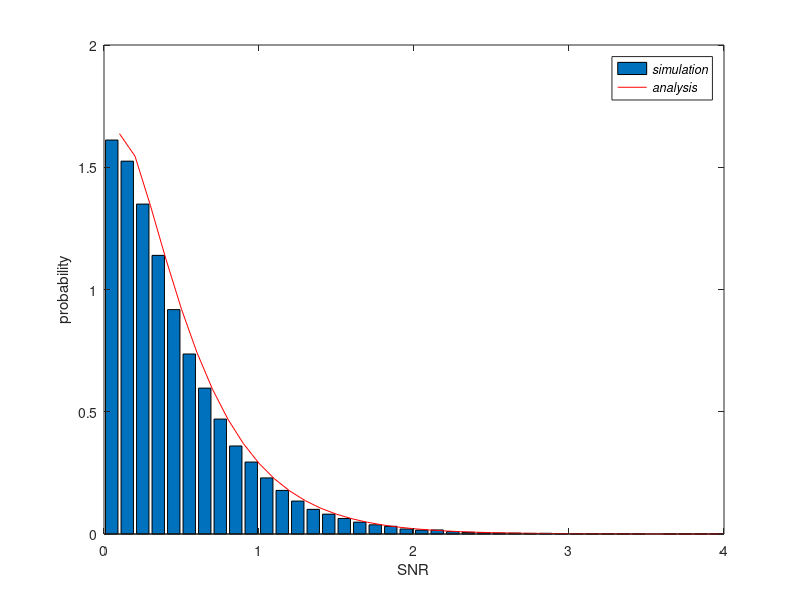
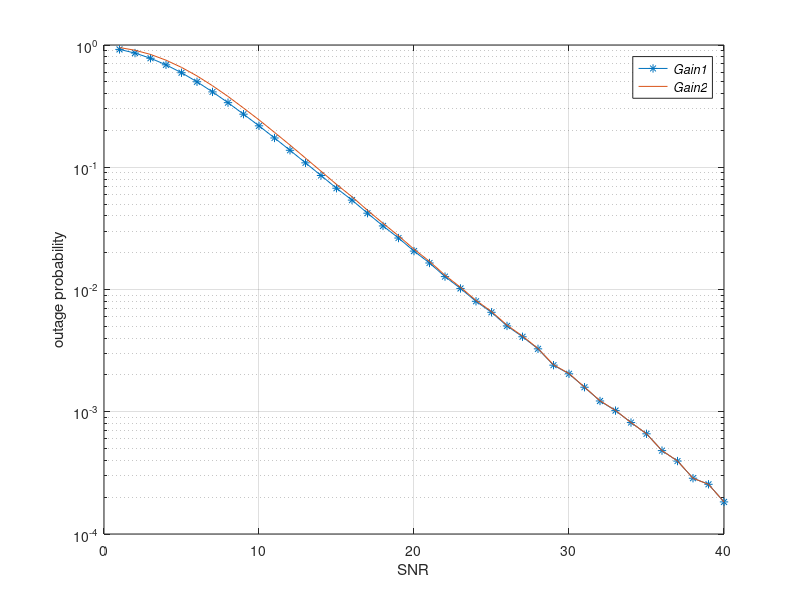
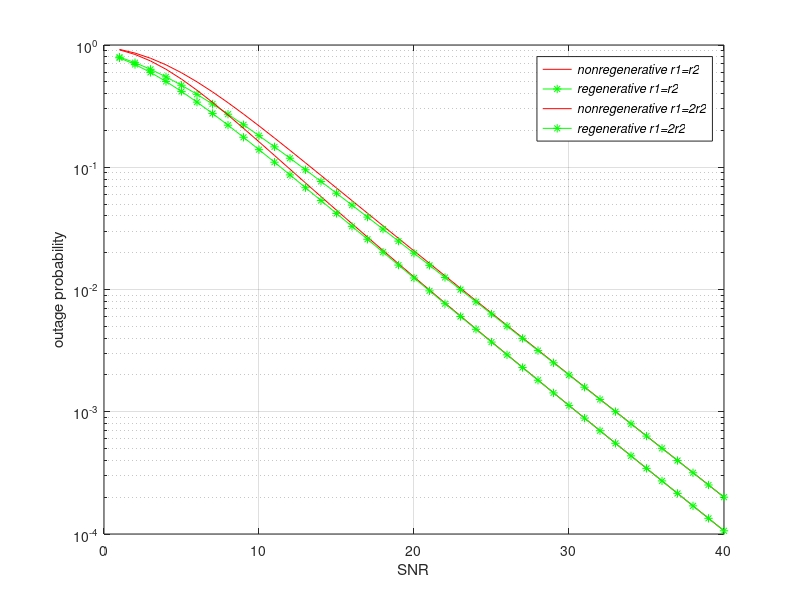

MATLAB code for these plots, in order:
%this is paper 4 code .
clc
clear all;
close all;

%%figure 2
% Monte Carlo simulation of two Exponential RVs
avg_y1=1;
avg_y2=2;
n_loop=100000;
MonteCarlo=[];
x=0.05:0.1:4-0.05;
y1=exprnd(avg_y1,[1 n_loop]);
y2=exprnd(avg_y2,[1 n_loop]);
y=y1.*y2./(y1+y2);
yy=y1.*y2./(y1+y2+1);
n=hist(y,x)./n_loop*10;
figure(1);
bar(x,n);
hold on
%贝塞尔函数
K1 = besselk(1,2*x./sqrt(avg_y1.*avg_y2));
K0 = besselk(0,2*x./sqrt(avg_y1.*avg_y2));
py=(2*x.*exp(-x.*(1/avg_y1+1/avg_y2))./(avg_y1.*avg_y2)).*((avg_y1+avg_y2)./sqrt(avg_y1.*avg_y2).*K1+2.*K0);
plot(x+0.05,py,'r');
legend('\itsimulation','\itanalysis');
ylabel('probability');
xlabel('SNR');

%%figure 3
% outage probability of two gains
yth=1;
for avg=1:40	%dB
	avg_y1=10^(avg/10);
	avg_y2=10^(avg/10);
	n_loop=1000000;
	y1=exprnd(avg_y1,[1 n_loop]);
	y2=exprnd(avg_y2,[1 n_loop]);
	y=y1.*y2./(y1+y2);
	yy=y1.*y2./(y1+y2+1);
	gain1(avg)=sum(y<yth)./n_loop;
	gain2(avg)=sum(yy<yth)./n_loop;
end 
figure(2),semilogy(gain1,'-*'),hold on;
semilogy(gain2,'-'),grid on;
legend('\itGain1','\itGain2');
ylabel('outage probability');
xlabel('SNR');

%%figure 4
yth=1;
for avg=1:40
	avg_y1=10^(avg/10);
	avg_y2=10^(avg/10);
	K1 = besselk(1,2*yth/sqrt(avg_y1*avg_y2));
	Poutnonregenerative(avg)=1-2*yth/sqrt(avg_y1*avg_y2)*K1*exp(-yth*(1/avg_y1+1/avg_y2));
	Poutregenerative(avg)=1-exp(-yth*(1/avg_y1+1/avg_y2));
end 
for avg=1:40
	avg_y1=20^(avg/10);
	avg_y2=10^(avg/10);
	K1 = besselk(1,2*yth/sqrt(avg_y1*avg_y2));
	Poutnonregenerative1(avg)=1-2*yth/sqrt(avg_y1*avg_y2)*K1*exp(-yth*(1/avg_y1+1/avg_y2));
	Poutregenerative2(avg)=1-exp(-yth*(1/avg_y1+1/avg_y2));
end 
figure(3),semilogy(Poutnonregenerative,'-r'),hold on;
semilogy(Poutregenerative,'-*g'),hold on
hold on
semilogy(Poutnonregenerative1,'-r'),hold on;
semilogy(Poutregenerative2,'-*g');
grid on;
legend('\itnonregenerative r1=r2','\itregenerative r1=r2','\itnonregenerative r1=2r2','\itregenerative r1=2r2');
ylabel('outage probability');
xlabel('SNR');
hold on
